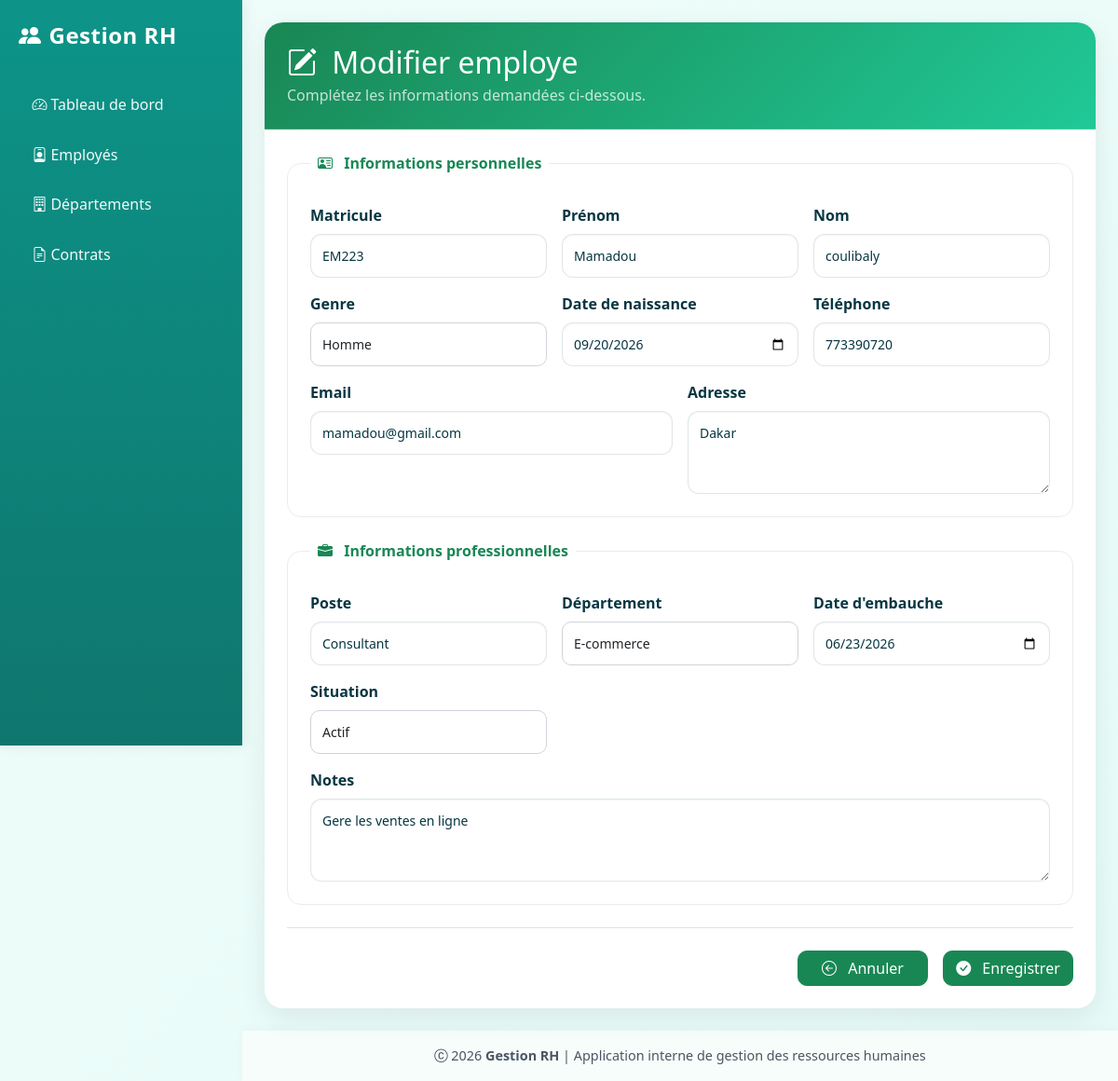
The app's page /employes/2/modifier/ with its own data.
### information_employees/models.py (models this page shows, shortened)
class Employe(models.Model):
    GENRE_CHOICES = [
        ("F", "Femme"),
        ("M", "Homme"),
        ("A", "Autre"),
    ]
    SITUATION_CHOICES = [
        ("actif", "Actif"),
        ("conge", "En conge"),
        ("suspendu", "Suspendu"),
        ("sorti", "Sorti"),
    ]
    matricule = models.CharField(max_length=30, unique=True)
    prenom = models.CharField(max_length=100)
    nom = models.CharField(max_length=100)
    genre = models.CharField(max_length=1, choices=GENRE_CHOICES)
    date_naissance = models.DateField(null=True, blank=True)
    adresse = models.TextField(blank=True)
    telephone = models.CharField(max_length=30, blank=True)
    email = models.EmailField(unique=True)
    poste = models.CharField(max_length=150)
    departement = models.ForeignKey(
        Departement,
        on_delete=models.PROTECT,
        related_name="employes",
    )
    date_embauche = models.DateField()
    situation = models.CharField(
        max_length=20,
        choices=SITUATION_CHOICES,
        default="actif",
    )
    notes = models.TextField(blank=True)
    cree_le = models.DateTimeField(auto_now_add=True)
    modifie_le = models.DateTimeField(auto_now=True)
    class Meta:
        ordering = ["nom", "prenom"]
        verbose_name = "employe"
        verbose_name_plural = "employes"

### information_employees/views.py (the view)
# urls.py: path("employes/<int:pk>/modifier/", views.VueModificationEmploye.as_view(), name="employe_update"),
class VueModificationEmploye(ContexteModeleMixin, UpdateView):
    model = Employe
    form_class = EmployeForm
    template_name = "information_employees/formulaire.html"
    success_url = reverse_lazy("employe_list")

### information_employees/forms.py
class EmployeForm(StyledModelForm):
    class Meta:
        model = Employe
        fields = [
            "matricule",
            "prenom",
            "nom",
            "genre",
            "date_naissance",
            "adresse",
            "telephone",
            "email",
            "poste",
            "departement",
            "date_embauche",
            "situation",
            "notes",
        ]
        widgets = {
            "date_naissance": DateInput(),
            "date_embauche": DateInput(),
            "adresse": forms.Textarea(attrs={"rows": 3}),
            "notes": forms.Textarea(attrs={"rows": 3}),
        }

### information_employees/models.py (called while the page is built)
    def __str__(self):
        return self.nom

### information_employees/views.py (called while the page is built)
    def get_context_data(self, **kwargs):
        contexte = super().get_context_data(**kwargs)
        contexte["model_verbose_name"] = self.model._meta.verbose_name
        contexte["model_name"] = self.model._meta.model_name
        return contexte

### information_employees/templates/information_employees/formulaire.html (shortened to what this page needs)
{% extends 'information_employees/base.html' %}
{% block content %}
<div class="card card-form">
    <div class="form-header">
        <h2 class="mb-1">
            {% if view.object %}
                <i class="bi bi-pencil-square me-2"></i>
                Modifier {{ model_verbose_name }}
            {% else %}
                <i class="bi bi-plus-circle-fill me-2"></i>
                Ajouter {{ model_verbose_name }}
            {% endif %}
        </h2>
        <p class="mb-0 opacity-75">
            Complétez les informations demandées ci-dessous.
        </p>
    </div>
    <div class="card-body p-4">
    <form method="post" novalidate>
        {% if model_name == 'employe' %}
        <fieldset class="form-section">
            <legend>
                <i class="bi bi-person-vcard me-2"></i>
                Informations personnelles
            </legend>
            <div class="row g-3">
                <div class="col-md-4">
                    <label class="form-label">Matricule</label>
                    {{ form.matricule }}
                </div>
                <div class="col-md-4">
                    <label class="form-label">Prénom</label>
                    {{ form.prenom }}
                </div>
                <div class="col-md-4">
                    <label class="form-label">Nom</label>
                    {{ form.nom }}
                </div>
                <div class="col-md-4">
                    <label class="form-label">Genre</label>
                    {{ form.genre }}
                </div>
                <div class="col-md-4">
                    <label class="form-label">Date de naissance</label>
                    {{ form.date_naissance }}
                </div>
                <div class="col-md-4">
                    <label class="form-label">Téléphone</label>
                    {{ form.telephone }}
                </div>
                <div class="col-md-6">
                    <label class="form-label">Email</label>
                    {{ form.email }}
                </div>
                <div class="col-md-6">
                    <label class="form-label">Adresse</label>
                    {{ form.adresse }}
                </div>
            </div>
        </fieldset>
        <fieldset class="form-section">
            <legend>
                <i class="bi bi-briefcase-fill me-2"></i>
                Informations professionnelles
            </legend>
            <div class="row g-3">
                <div class="col-md-4">
                    <label class="form-label">Poste</label>
                    {{ form.poste }}
                </div>
                <div class="col-md-4">
                    <label class="form-label">Département</label>
                    {{ form.departement }}
                </div>
                <div class="col-md-4">
                    <label class="form-label">Date d'embauche</label>
                    {{ form.date_embauche }}
                </div>
                <div class="col-md-4">
                    <label class="form-label">Situation</label>
                    {{ form.situation }}
                </div>
                <div class="col-12">
                    <label class="form-label">Notes</label>
                    {{ form.notes }}
                </div>
            </div>
        </fieldset>
        {% endif %}
        <div class="border-top pt-4 mt-4">
            <div class="d-flex justify-content-end gap-3 flex-wrap">
                <a href="javascript:history.back()"
                   class="btn btn-outline-secondary btn-action">
                    <i class="bi bi-arrow-left-circle me-2"></i>
                    Annuler
                </a>
                <button type="submit"
                        class="btn btn-primary btn-action">
                    <i class="bi bi-check-circle-fill me-2"></i>
                    Enregistrer
                </button>
            </div>
        </div>
    </form>
</div>
</div>
{% endblock %}

### information_employees/templates/information_employees/base.html (style rules this page uses)
:root { --bg-start: #f0fdfa; --bg-end: #e6fbf8; --navbar-start: #0d9488; --navbar-end: #0f766e; --hero-start: #0d9488; --hero-end: #0f766e; --accent: #075985; --text-dark: #073642; --muted: #4b5563; --card-bg: #ffffff; --card-border: rgba(7,54,66,0.06); --footer-bg: #f7fdfa; }
body { min-height: 100vh; display: flex; background: linear-gradient(135deg, var(--bg-start), var(--bg-end)); font-family: 'Segoe UI', Tahoma, Geneva, Verdana, sans-serif; color: var(--text-dark); }
.card { border: 1px solid var(--card-border); border-radius: 15px; background: var(--card-bg); box-shadow: 0 5px 15px rgba(2,6,23,0.04); transition: 0.3s; color: var(--text-dark); }
a { color: var(--accent); }
button, .btn { border-radius: 10px; }
.btn-primary { background-color: var(--navbar-start); border-color: var(--navbar-end); }
input.form-control, select.form-select, textarea.form-control { border-radius: 12px; border-color: rgba(7,54,66,0.12); background: #ffffff; color: var(--text-dark); box-shadow: inset 0 1px 2px rgba(7,54,66,0.05); }
.form-label { color: var(--text-dark); font-weight: 600; }

### information_employees/templates/information_employees/formulaire.html (style rules this page uses)
.card-form { border: none; border-radius: 20px; overflow: hidden; box-shadow: 0 10px 30px rgba(0,0,0,.08); }
.form-header { background: linear-gradient(135deg, #198754, #20c997); color: white; padding: 1.5rem; border-bottom: 1px solid rgba(255,255,255,.2); }
.form-section { border: 1px solid #e9ecef; border-radius: 15px; padding: 1.5rem; margin-bottom: 1.5rem; background: #fff; }
.form-section legend { color: #198754; font-weight: 600; font-size: 1rem; padding: 0 .5rem; width: auto; float: none; }
.form-control, .form-select { border-radius: 10px; padding: .75rem; border: 1px solid #ced4da; }
.btn-action { min-width: 140px; background-color: #198754; border-color: #198754; color: #fff; font-weight: 500; }

### records on screen
Employe: matricule "EM223", prenom "Mamadou", nom "coulibaly", genre "Homme", date_naissance "09/20/2026", telephone "773390720", email "mamadou@gmail.com", adresse "Dakar", poste "Consultant", departement "E-commerce", date_embauche "06/23/2026", situation "Actif", notes "Gere les ventes en ligne"

### other values on screen
{{ model_verbose_name }} "employe"
